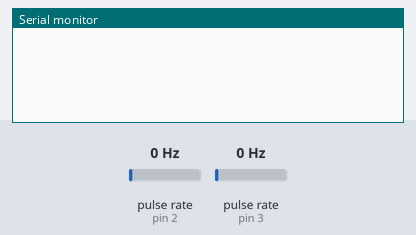
This sketch was run on a simulated Arduino Uno, built with avr-gcc and run on an emulated ATmega328P. Shown: the last lines printed to the serial monitor. Wiring (inferred from the names in the program): 2 × pulse sensor: data pin 2 / data pin 3. Inputs (shaded band) come from the test bench; at power-on: pulse rate (sensors on pin 2, pin 3) 0 Hz.

Above: at 1.2 s.
1.3 s: pulse rate (sensor on pin 2) set to 4 Hz
At 2.23 s:
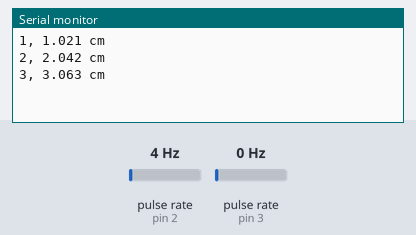
3.3 s: pulse rate (sensor on pin 3) set to 4 Hz
At 3.99 s:
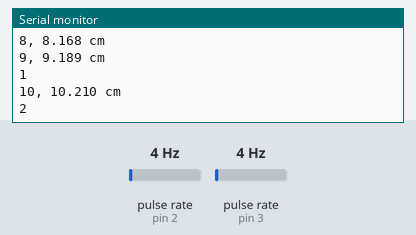
5.3 s: pulse rate (sensor on pin 2) set to 100 Hz
At 5.8 s:
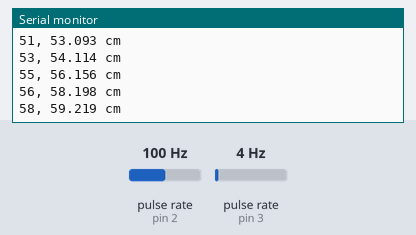
8.3 s: pulse rate (sensor on pin 3) set to 196 Hz
At 9.4 s:
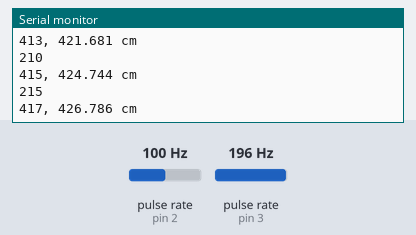
11.3 s: pulse rate (sensor on pin 2) set to 150 Hz
At 12.2 s:
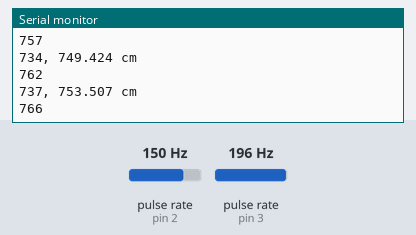
14.3 s: pulse rate (sensor on pin 3) set to 4 Hz
At 14.9 s:
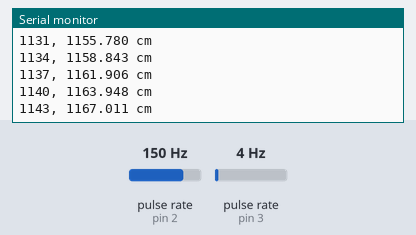

Measured:
- after the input at 1.3 s, the serial monitor: prints a new line after 0.25 s (image 1)
- after the input at 3.3 s, the serial monitor: prints a new line after 0.26 s (image 2)
- after the input at 5.3 s, the serial monitor: prints a new line after 0.19 s (image 3)

The sketch:

Rotary_Encoder.ino
```cpp
const int M1_encoder = 2;
const int M2_encoder = 3;
volatile int M1_pos = 0;
volatile int M2_pos = 0;

int pos, oldpos;
int pos2, oldpos2;

float DistancePerPulse = 1.02101761242 ;// 碼盤旋轉一格行走的距離
float TravelDistance ; // 計算行走距離

void setup() {
  pinMode(M1_encoder, INPUT);
  attachInterrupt(0, EncoderEvent, FALLING); //指定 pin2 對應中斷INT0
  pinMode(M2_encoder, INPUT);
  attachInterrupt(1, EncoderEvent2, FALLING); //指定 pin3 對應中斷INT1
  Serial.begin(9600);
}
void loop() {
  //暫時停止中斷
  noInterrupts();
  pos = M1_pos; // 取得位置計數值
  pos2 = M2_pos; // 取得位置計數值
  interrupts(); // 允許中斷
  // 若位置有變化，則顯示
  if (pos != oldpos) {
    Serial.print(pos); //顯示目前旋轉格數
    Serial.print(", ");
    Serial.print(TravelDistance,3);
    Serial.println(" cm");
    oldpos = pos;
  }
  if (pos2 != oldpos2) {
    Serial.println(pos2); //顯示目前旋轉格數
    oldpos2 = pos2;
  }
  //delay(1000);
}

void EncoderEvent()
{
  M1_pos++;
  TravelDistance += DistancePerPulse ; // increase one pulse range 1/20 wheel
}

void EncoderEvent2()
{
  M2_pos++;
}
```
